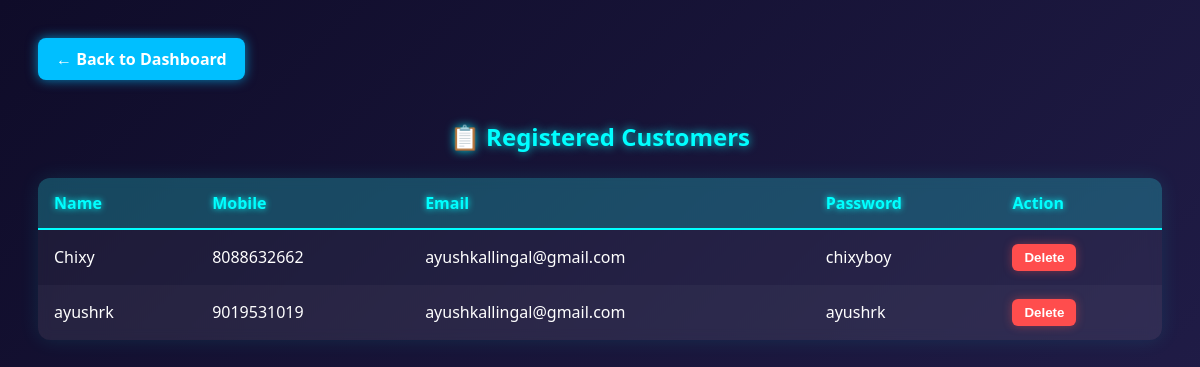
Page /customers_info (signed in) on the earlier database version.
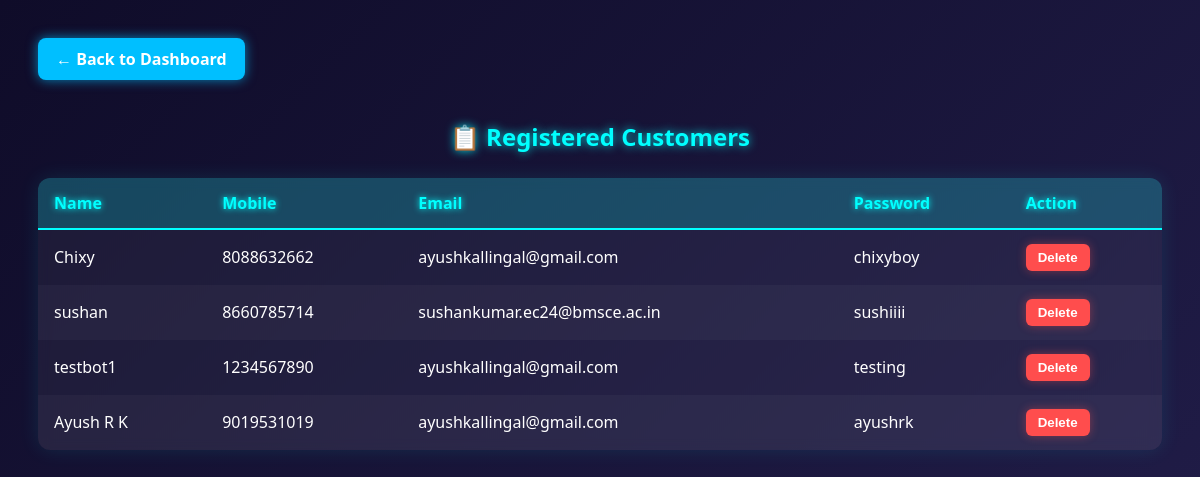
Same page on the later database version.
### tables this page shows
CREATE TABLE customers (
    id INTEGER PRIMARY KEY AUTOINCREMENT,
    name TEXT NOT NULL,
    mobile TEXT UNIQUE NOT NULL,
    email TEXT NOT NULL,
    password TEXT NOT NULL
);

### app.py (the view)
@app.route("/customers_info")
def customers_info():
    if not session.get("admin_logged_in"):
        flash("Admin login required.", "error")
        return redirect(url_for("admin_login"))
    conn = get_db_connection()
    customers = conn.execute("SELECT * FROM customers").fetchall()
    conn.close()
    return render_template("customers_info.html", customers=customers)

### app.py (called while the page is built)
def get_db_connection():
    conn = sqlite3.connect(os.path.join(app.instance_path, 'database.db'))  # no more ../
    conn.row_factory = sqlite3.Row
    return conn

@app.before_request
def require_login_for_cart_ops():
    protected_endpoints = {
        "add_to_cart", "add_bulk_to_cart", "cart",
        "update_cart_quantity", "order"
    }
    if request.endpoint in protected_endpoints:
        if "user" not in session:
            flash("You must be logged in to add items to the cart or place orders.", "error")
            return redirect(url_for("login"))

### templates/customers_info.html (shortened to what this page needs)
<!DOCTYPE html>
<html lang="en">
<head>
</head>
<body>
<a class="button" href="/dashboard">← Back to Dashboard</a>
<h2>📋 Registered Customers</h2>
<table>
    <thead>
        <tr>
            <th>Name</th>
            <th>Mobile</th>
            <th>Email</th>
            <th>Password</th>
            <th>Action</th>
        </tr>
    </thead>
    <tbody>
        {% for customer in customers %}
        <tr>
            <td>{{ customer.name }}</td>
            <td>{{ customer.mobile }}</td>
            <td>{{ customer.email }}</td>
            <td>{{ customer.password }}</td>
            <td>
                <form action="{{ url_for('delete_customer', customer_id=customer.id) }}" method="POST" onsubmit="return confirm('Are you sure you want to delete this customer?');">
                    <button type="submit" class="delete-btn">Delete</button>
                </form>
            </td>
        </tr>
        {% endfor %}
    </tbody>
</table>
</body>
</html>

Differences in the rows shown:
changed customers: name "ayushrk" → "sushan"; mobile "9019531019" → "8660785714"; email "ayushkallingal@gmail.com" → "sushankumar.ec24@bmsce.ac.in"; password "ayushrk" → "sushiiii"
added customers: name "testbot1", mobile "1234567890", email "ayushkallingal@gmail.com", password "testing"
added customers: name "Ayush R K", mobile "9019531019", email "ayushkallingal@gmail.com", password "ayushrk"
